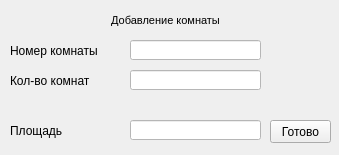
<?xml version="1.0" encoding="UTF-8"?>
<ui version="4.0">
 <class>Form</class>
 <widget class="QWidget" name="Form">
  <property name="geometry">
   <rect>
    <x>0</x>
    <y>0</y>
    <width>339</width>
    <height>155</height>
   </rect>
  </property>
  <property name="windowTitle">
   <string>Form</string>
  </property>
  <widget class="QPushButton" name="btnadd_hostel">
   <property name="geometry">
    <rect>
     <x>270</x>
     <y>120</y>
     <width>61</width>
     <height>23</height>
    </rect>
   </property>
   <property name="styleSheet">
    <string notr="true"/>
   </property>
   <property name="text">
    <string>Готово</string>
   </property>
  </widget>
  <widget class="QTextBrowser" name="textBrowser">
   <property name="geometry">
    <rect>
     <x>10</x>
     <y>10</y>
     <width>311</width>
     <height>31</height>
    </rect>
   </property>
   <property name="styleSheet">
    <string notr="true">background-color: transparent;</string>
   </property>
   <property name="frameShape">
    <enum>QFrame::NoFrame</enum>
   </property>
   <property name="html">
    <string>&lt;!DOCTYPE HTML PUBLIC &quot;-//W3C//DTD HTML 4.0//EN&quot; &quot;http://www.w3.org/TR/REC-html40/strict.dtd&quot;&gt;
&lt;html&gt;&lt;head&gt;&lt;meta name=&quot;qrichtext&quot; content=&quot;1&quot; /&gt;&lt;style type=&quot;text/css&quot;&gt;
p, li { white-space: pre-wrap; }
&lt;/style&gt;&lt;/head&gt;&lt;body style=&quot; font-family:'Ubuntu'; font-size:11pt; font-weight:400; font-style:normal;&quot;&gt;
&lt;p align=&quot;center&quot; style=&quot; margin-top:0px; margin-bottom:0px; margin-left:0px; margin-right:0px; -qt-block-indent:0; text-indent:0px;&quot;&gt;&lt;span style=&quot; font-family:'MS Shell Dlg 2'; font-size:8pt;&quot;&gt;Добавление комнаты&lt;/span&gt;&lt;/p&gt;&lt;/body&gt;&lt;/html&gt;</string>
   </property>
  </widget>
  <widget class="QLineEdit" name="country">
   <property name="geometry">
    <rect>
     <x>130</x>
     <y>120</y>
     <width>131</width>
     <height>20</height>
    </rect>
   </property>
   <property name="styleSheet">
    <string notr="true">background-color: rgb(255, 255, 255);</string>
   </property>
  </widget>
  <widget class="QLineEdit" name="nroom">
   <property name="geometry">
    <rect>
     <x>130</x>
     <y>70</y>
     <width>131</width>
     <height>20</height>
    </rect>
   </property>
   <property name="styleSheet">
    <string notr="true">background-color: rgb(255, 255, 255);</string>
   </property>
  </widget>
  <widget class="QLineEdit" name="nlevel">
   <property name="geometry">
    <rect>
     <x>130</x>
     <y>40</y>
     <width>131</width>
     <height>20</height>
    </rect>
   </property>
   <property name="styleSheet">
    <string notr="true">background-color: rgb(255, 255, 255);</string>
   </property>
  </widget>
  <widget class="QLabel" name="name_cinema_wr_2">
   <property name="geometry">
    <rect>
     <x>10</x>
     <y>70</y>
     <width>111</width>
     <height>21</height>
    </rect>
   </property>
   <property name="text">
    <string>Кол-во комнат</string>
   </property>
  </widget>
  <widget class="QLabel" name="name_cinema_wr">
   <property name="geometry">
    <rect>
     <x>10</x>
     <y>40</y>
     <width>111</width>
     <height>21</height>
    </rect>
   </property>
   <property name="text">
    <string>Номер комнаты</string>
   </property>
  </widget>
  <widget class="QLabel" name="name_cinema_wr_3">
   <property name="geometry">
    <rect>
     <x>10</x>
     <y>120</y>
     <width>81</width>
     <height>21</height>
    </rect>
   </property>
   <property name="text">
    <string>Площадь</string>
   </property>
  </widget>
 </widget>
 <resources/>
 <connections/>
</ui>
